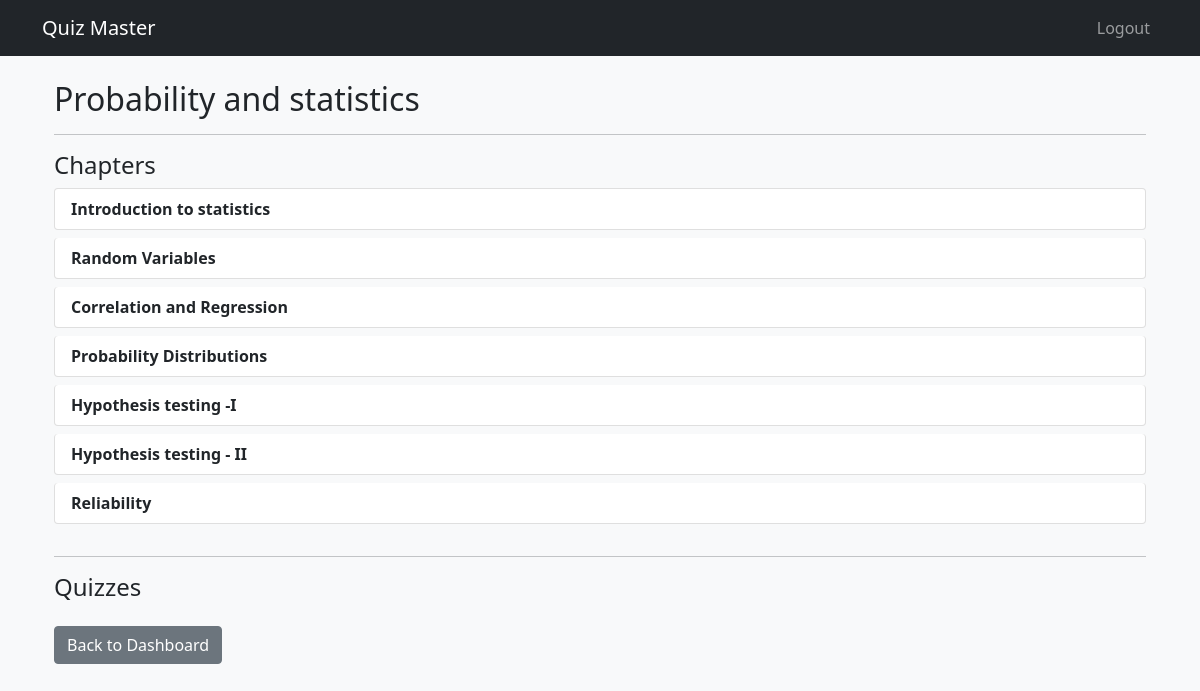
The page /subject/3 (signed in) on the database its author committed.
### app.py (models this page shows)
class Subject(db.Model):
    __tablename__ = 'subject'
    subject_id = db.Column(db.Integer, primary_key=True)
    name = db.Column(db.String(100), unique=True, nullable=False)
    description = db.Column(db.Text)
    chapters = db.relationship('Chapters', backref='subject', lazy=True)

class Chapters(db.Model):
    __tablename__ = 'chapters'
    chapter_id = db.Column(db.Integer, primary_key=True)
    name = db.Column(db.String(100), nullable=False)
    description = db.Column(db.Text)
    subject_id = db.Column(db.Integer, db.ForeignKey('subject.subject_id'), nullable=False)
    quizzes = db.relationship('Quiz', backref='chapter', lazy=True)

### app.py (the view)
@app.route('/subject/<int:subject_id>')
@login_required
def subject_page(subject_id):
    subject = Subject.query.get_or_404(subject_id)
    chapters = Chapters.query.filter_by(subject_id=subject_id).all()
    quizzes = Quiz.query.join(Chapters).filter(Chapters.subject_id == subject_id).all()
    user = Users.query.get(session['user_id'])  # Fetch user from session
    return render_template('subject_page.html', subject=subject, chapters=chapters, quizzes=quizzes, user=user)

### app.py (called while the page is built)
def login_required(f):
    @wraps(f)
    def decorated(*args, **kwargs):
        if 'user_id' not in session:
            return redirect(url_for('login'))
        return f(*args, **kwargs)
    return decorated

### templates/subject_page.html (shortened to what this page needs)
{% extends "base.html" %}
{% block content %}
<div class="container mt-4">
    <h2>{{ subject.name }}</h2>
    <hr>
    <h4>Chapters</h4>
    <ul class="list-group mb-4">
        {% for chapter in chapters %}
            <li class="list-group-item d-flex justify-content-between align-items-center">
                <div>
                    <strong>{{ chapter.name }}</strong>
                </div>
            </li>
        {% endfor %}
    </ul>
    <hr>
    <h4>Quizzes</h4>
    <a href="{{ url_for('user_dashboard') if not user.is_admin else url_for('admin_dashboard') }}" class="btn btn-secondary mt-3">Back to Dashboard</a>
</div>
{% endblock %}

### static/styles.css (style rules this page uses)
.list-group-item { margin-bottom: 0.5rem; border-radius: 0.25rem; }

### rows shown on the page
Subject: name "Probability and statistics"
Chapters: name "Introduction to statistics"
Chapters: name "Random Variables"
Chapters: name "Correlation and Regression"
Chapters: name "Probability Distributions"
Chapters: name "Hypothesis testing -I"
Chapters: name "Hypothesis testing - II"
Chapters: name "Reliability"
